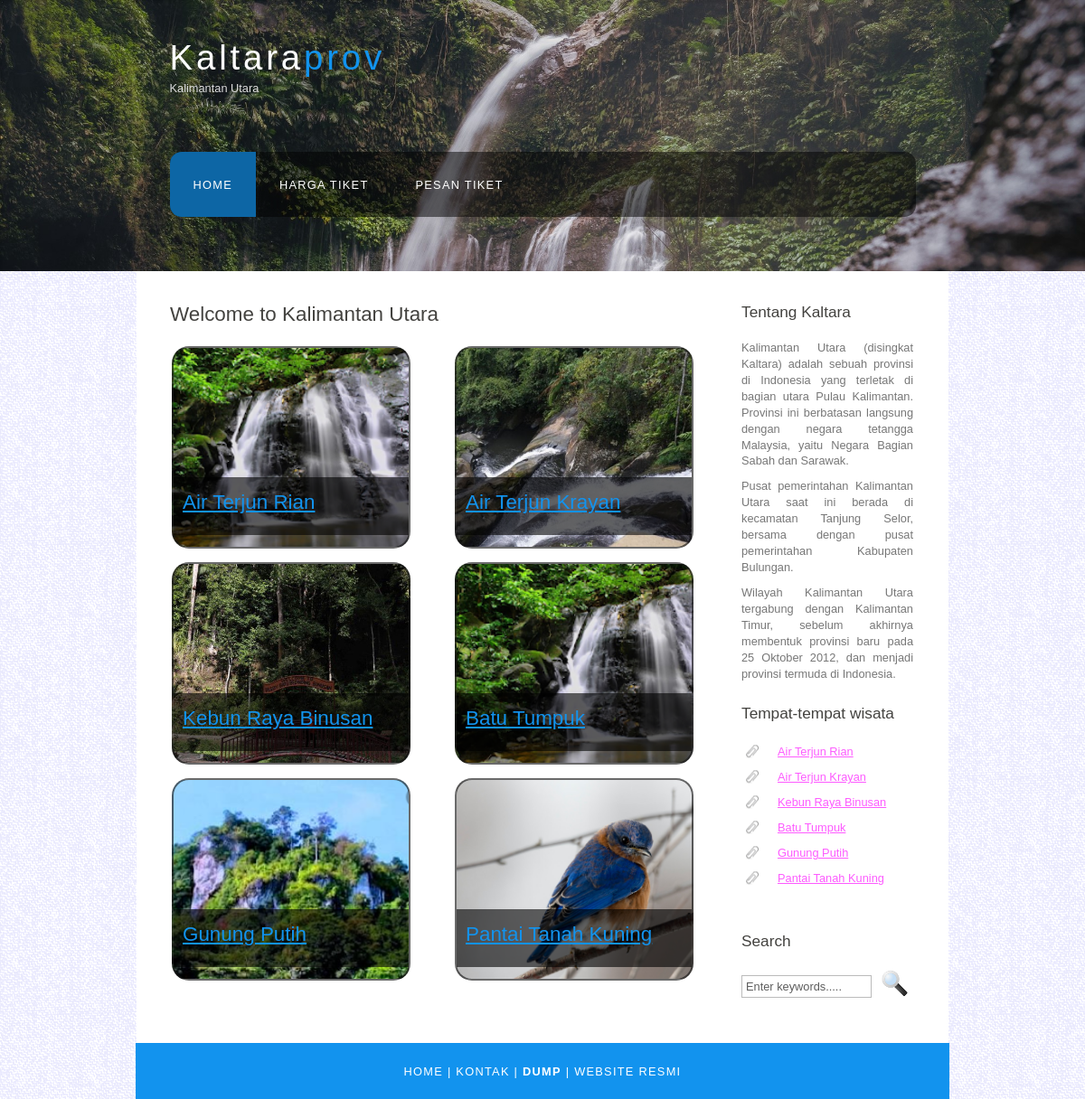
The page / on the database its author committed.
### tables this page shows
CREATE TABLE `css_210025` (
  `id_css` int(11) NOT NULL,
  `id_wisata` int(11) DEFAULT NULL,
  `link_img` varchar(255) NOT NULL DEFAULT 'default.png',
  `pos_img` varchar(30) NOT NULL
);

CREATE TABLE `tempat_wisata_210025` (
  `id_wisata_210025` int(11) NOT NULL,
  `nama_tempat_210025` varchar(250) DEFAULT NULL,
  `kota_210025` varchar(100) DEFAULT NULL,
  `deskripsi_210025` text DEFAULT NULL,
  `harga_tiket_210025` int(11) DEFAULT NULL,
  `jam_operasional_210025` varchar(50) DEFAULT NULL
);

### index.php (the view, shortened to what this page needs)
<!DOCTYPE HTML>
<html>
<head>
  <link rel="stylesheet" type="text/css" href="style/stylecpy.php" title="style" />
</head>
<body>
  <div id="main">
    <div id="header">
      <div id="logo">
        <div id="logo_text">
          <h1><a href="index.php">Kaltara<span class="logo_colour">prov</span></a></h1>
          <h2>Kalimantan Utara</h2>
        </div>
      </div>
      <div id="menubar">
        <ul id="menu">
          <li class="selected" id="edge"><a href="index.php" style="background: #0D66A5;">Home</a></li>
          <li><a href="hargatiket.php">Harga Tiket</a></li>
          <li><a href="pesantiket.php">Pesan Tiket</a></li>
        </ul>
      </div>
    </div>
    <div id="site_content">
      <div class="sidebar">
        <h3>Tentang Kaltara</h3>
        <p>Kalimantan Utara (disingkat Kaltara) adalah sebuah provinsi di Indonesia yang terletak di bagian utara Pulau Kalimantan. Provinsi ini berbatasan langsung dengan negara tetangga Malaysia, yaitu Negara Bagian Sabah dan Sarawak.</p>
        <p>Pusat pemerintahan Kalimantan Utara saat ini berada di kecamatan Tanjung Selor, bersama dengan pusat pemerintahan Kabupaten Bulungan.</p>
        <p>Wilayah Kalimantan Utara tergabung dengan Kalimantan Timur, sebelum akhirnya membentuk provinsi baru pada 25 Oktober 2012, dan menjadi provinsi termuda di Indonesia.</p>
        <h3>Tempat-tempat wisata</h3>
        <ul>
          <?php
            include "php_db/connectiony.php";
            $query = "SELECT * FROM css_210025 AS c INNER JOIN tempat_wisata_210025 AS t
                      ON c.id_wisata=t.id_wisata_210025";
            $wisata = mysqli_query($db_connection, $query);
            $i = 1;
            foreach ($wisata as $data) : ?>
            <li><a href="content_par.php?id=<?=$i?>"><?=$data['nama_tempat_210025']?></a></li>
          <?php
            $i++;
            endforeach;
          ?>
        </ul>
        <h3>Search</h3>
        <form method="post" action="#" id="search_form">
          <p>
            <input class="search" type="text" name="search_field" value="Enter keywords....." />
            <input name="search" type="image" style="border: 0; margin: 0 0 -9px 5px;" src="style/search.png" alt="Search" title="Search" />
          </p>
        </form>
      </div>
      <div id="content">
        <h1>Welcome to Kalimantan Utara</h1>
        <div>
          <table>
              <?php
                $query = "SELECT * FROM css_210025 AS c INNER JOIN tempat_wisata_210025 AS t
                          ON c.id_wisata=t.id_wisata_210025";
                $wisata = mysqli_query($db_connection, $query);
                $i = 1;
                foreach ($wisata as $data) :
                  if($i % 2 == 1){
              ?>
              <tr>
                <td>
                  <a href="content_par.php?id=<?=$i?>">
                    <div class="sitebox<?= $i ?>">
                      <h2><?= $data['nama_tempat_210025']?></h2>
                    </div>
                  </a>
                </td>
              <?php
                  } else {
              ?>
                <td>
                  <a href="content_par.php?id=<?=$i?>">
                    <div class="sitebox<?= $i ?>">
                      <h2><?= $data['nama_tempat_210025']?></h2>
                    </div>
                   </a>
                </td>
              <?php
                  }
                if($i % 2 == 0){
                  echo "</tr>";
                }
                $i++;
              endforeach;
              ?>
          </table>
        </div>
      </div>
    </div>
    <div id="footer">
      <a href="index.html">Home</a> | <a href="contact.html">Kontak</a> | <a href="dump.php"><strong>Dump</strong></a> | <a href="https://kaltaraprov.go.id" target="_blank">Website Resmi</a>
    </div>
  </div>
</body>
</html>

### rows shown on the page
css_210025: id_wisata.nama_tempat_210025 "Air Terjun Rian", shows a picture
css_210025: id_wisata.nama_tempat_210025 "Air Terjun Krayan", shows a picture
css_210025: id_wisata.nama_tempat_210025 "Kebun Raya Binusan", shows a picture
css_210025: id_wisata.nama_tempat_210025 "Batu Tumpuk", shows a picture
css_210025: id_wisata.nama_tempat_210025 "Gunung Putih", shows a picture
css_210025: id_wisata.nama_tempat_210025 "Pantai Tanah Kuning", shows a picture
